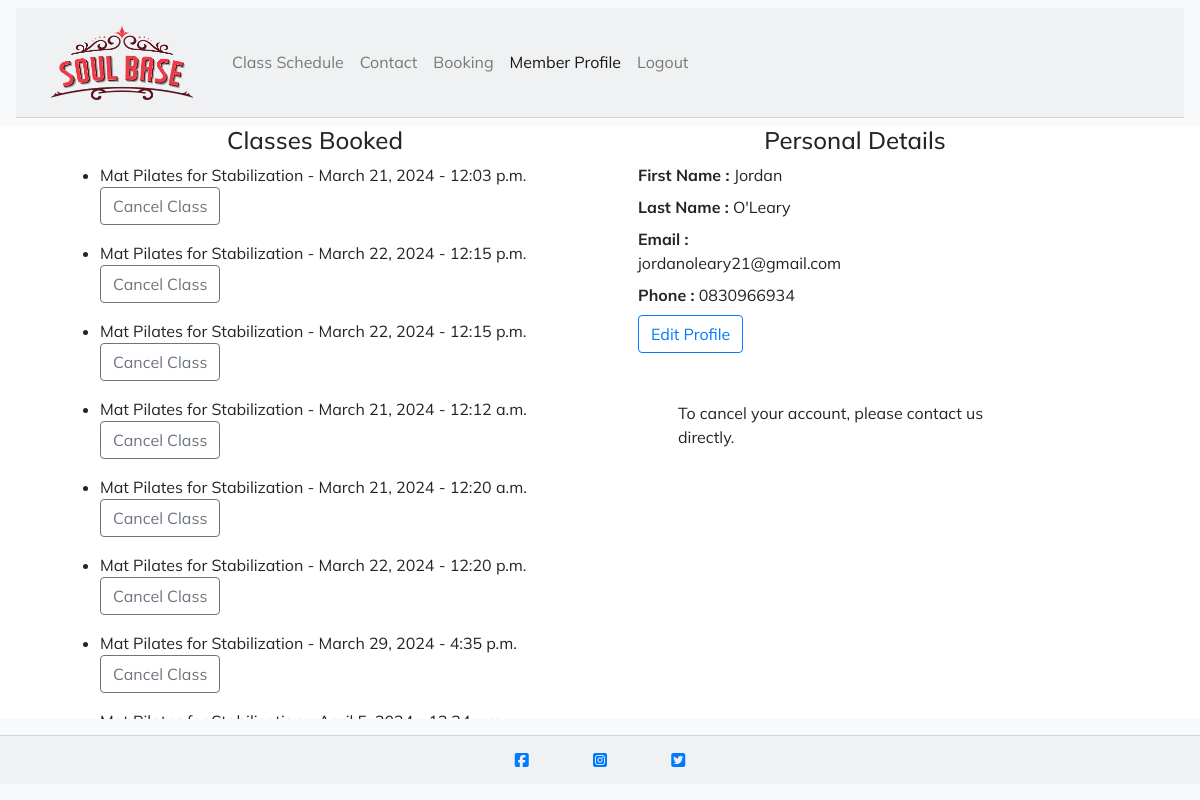
/member/ (signed in), run on an earlier commit of the app's database.
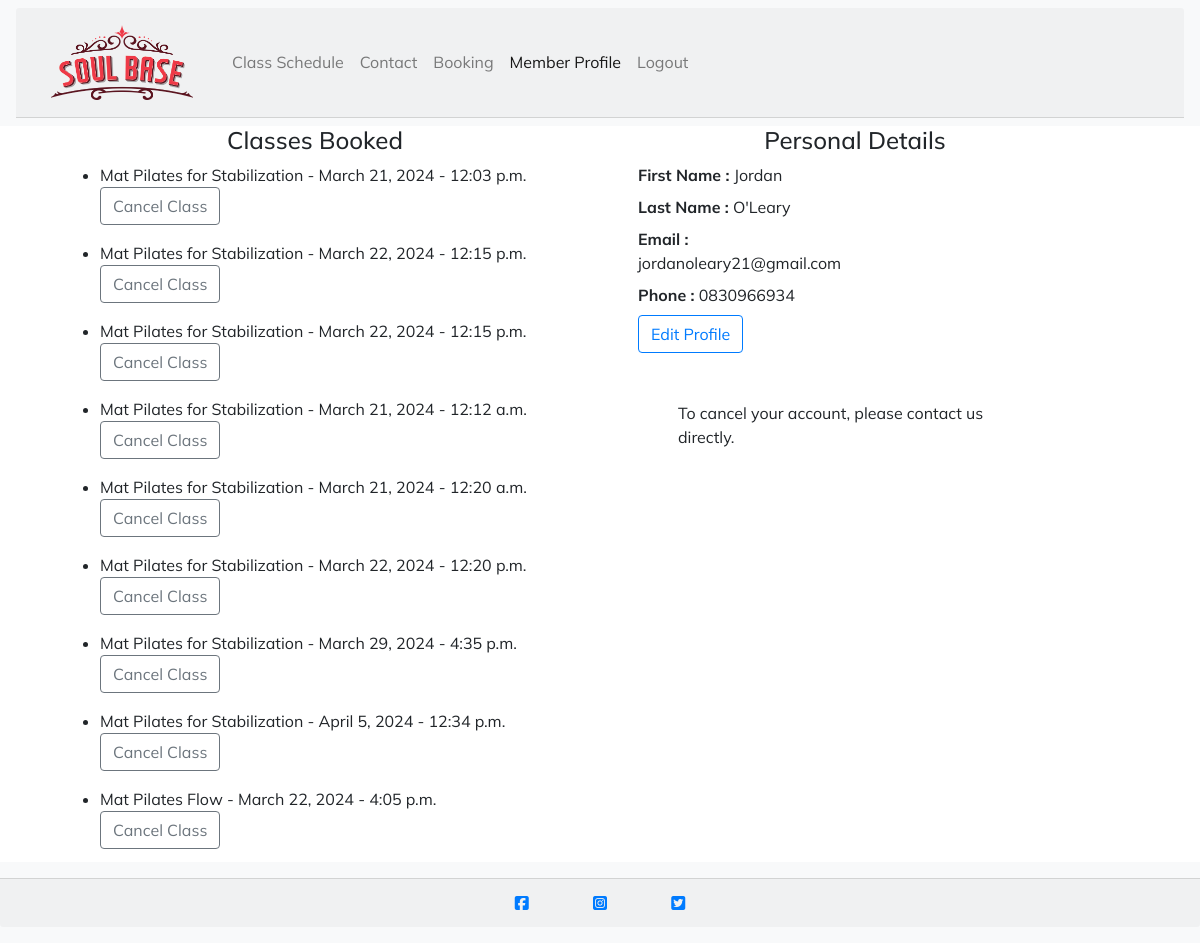
And on a later commit of the database.
### class_booking/models.py (models this page shows, shortened)
class Booking(models.Model):
    booking_id = models.AutoField(primary_key=True)
    member = models.ForeignKey(UserProfile, on_delete=models.CASCADE)
    booked_class = models.ForeignKey(ClassDetail, on_delete=models.CASCADE)
    class_date = models.DateField()
    class_time = models.TimeField()

class ClassDetail(models.Model):
    DURATION_CHOICES = [
        ('Mat Pilates for Stabilization', '30 minutes'),
        ('Mat Pilates Flow', '45 minutes'),
        ('Strength and Stretch Movement Class', '60 minutes'),
    ]
    CLASS_CHOICES = [
        ('Mat Pilates for Stabilization',
         'Mat Pilates for Stabilization'),
        ('Mat Pilates Flow', 'Mat Pilates Flow'),
        ('Strength and Stretch Movement Class',
         'Strength and Stretch Movement Class'),
    ]
    class_id = models.AutoField(primary_key=True)
    class_name = models.CharField(max_length=100, choices=CLASS_CHOICES)
    description = models.TextField()
    price = models.DecimalField(max_digits=8, decimal_places=2)
    duration = models.CharField(max_length=50, choices=DURATION_CHOICES)
    capacity = models.IntegerField(validators=[MinValueValidator(1)])
    def __str__(self):
        return self.class_name

### member/views.py (the view)
# urls.py: path('', views.member_profile, name='member'),
def member_profile(request):
    if request.user.is_authenticated:
        user_profile = UserProfile.objects.get(member=request.user)
        booked_classes = Booking.objects.filter(member=user_profile)
        if request.method == 'POST':
            form = UserProfileForm(request.POST, instance=user_profile)
            if form.is_valid():
                form.save()
                return redirect('member')
        else:
            form = UserProfileForm(instance=user_profile)
        context = {
            'booked_classes':booked_classes,
            'user_profile': user_profile,
            'form': form
                    }
        return render(request, "member/member_profile.html", context)
    else:
        return redirect('login')

### member/templates/member/member_profile.html (shortened to what this page needs)
{% extends "base.html" %}
{% block content %}
<div class="container">
    <div class="row col-md-12">
        <div class="col-md-6">
            <h4 class="text-center">Classes Booked</h4>
            {% for booking in booked_classes %}
              <ul>
                <li>{{ booking.booked_class }} - {{ booking.class_date }} - {{ booking.class_time }}
                  <form action="{% url 'cancel_booking' booking.booking_id %}" method="post">
                    <button type="submit" class="btn btn-outline-secondary">Cancel Class</button>
                  </form>
                </li>
              </ul>
            {% endfor %}
        </div>
        <div class="col-md-6">
          <h4 class="text-center">Personal Details</h4>
          <div class="container">
              <div class="col-md-6">
                  <article class="m-2"><strong>First Name :</strong> {{ user_profile.member.first_name }}</article>
                  <article class="m-2"><strong>Last Name :</strong> {{ user_profile.member.last_name }}</article>
                  <article class="m-2"><strong>Email :</strong> {{ user_profile.member.email }}</article>
                  <article class="m-2"><strong>Phone :</strong> {{ user_profile.phone }}</article>
              </div>
          </div>
          <div class="container">
              <div class="col-md-6 m-2">
                  <button type="button" class="btn btn-outline-primary" data-toggle="modal" data-target="#editProfileModal">
                      Edit Profile
                  </button>
              </div>
          </div>
          <div class="container">
            <div class="col-md-12">
              <p class="m-5">To cancel your account, please contact us directly.</p>
            </div>
          </div>
        </div>
    </div>
</div>
{% endblock %}

What changed in the data, as far as the page shows it:
now on this page (row unchanged): Booking: booked_class "Mat Pilates for Stabilization", class_date "April 5, 2024", class_time "12:34 p.m."
added Booking: booked_class "Mat Pilates Flow", class_date "March 22, 2024", class_time "4:05 p.m."
